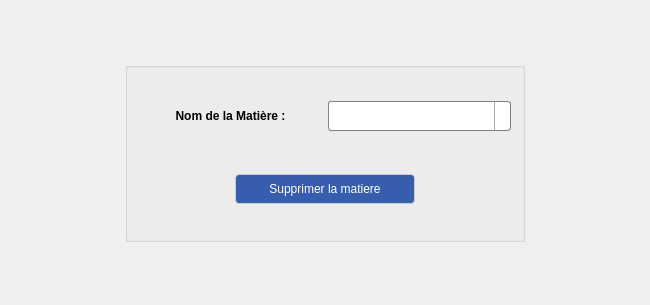
<?xml version="1.0" encoding="UTF-8"?>
<ui version="4.0">
 <class>FenetreSupprimerMatiere</class>
 <widget class="QWidget" name="FenetreSupprimerMatiere">
  <property name="geometry">
   <rect>
    <x>0</x>
    <y>0</y>
    <width>650</width>
    <height>305</height>
   </rect>
  </property>
  <property name="windowTitle">
   <string>FenetreSupprimerMatiere</string>
  </property>
  <property name="styleSheet">
   <string notr="true">QPushButton#boutonSupprimerMatiere {
	font: 75 14pt &quot;Tw Cen MT&quot;;
	border: 1px solid #ccc;
	border-radius: 4px;
	background-color: rgb(55, 94, 173);
	color: #fff;
}

QPushButton#boutonSupprimerMatiere:hover {
	background-color: rgb(47, 80, 147);
}

QMessageBox { 
	font-size: 15px;
 }

QLabel {
	font: 75 10pt &quot;MS Shell Dlg 2&quot;;
	font-weight: bold;
	text-align: center;
}

QComboBox{
     border: 1px solid gray;
     border-radius: 3px;
     padding: 1px 18px 1px 3px;
     min-width: 6em;
 }
 
 QComboBox:!editable, QComboBox::drop-down:editable {
      background: qlineargradient(x1: 0, y1: 0, x2: 0, y2: 1,
                                  stop: 0 #E1E1E1, stop: 0.4 #DDDDDD,
                                  stop: 0.5 #D8D8D8, stop: 1.0 #D3D3D3);
 }

 QComboBox:!editable:on, QComboBox::drop-down:editable:on {
     background: qlineargradient(x1: 0, y1: 0, x2: 0, y2: 1,
                                 stop: 0 #D3D3D3, stop: 0.4 #D8D8D8,
                                 stop: 0.5 #DDDDDD, stop: 1.0 #E1E1E1);
 }
 
 QComboBox:on{
     padding-top: 3px;
     padding-left: 4px;
 }
 
 QComboBox::drop-down {
     subcontrol-origin: padding;
     subcontrol-position: top right;
     width: 15px;
 
     border-left-width: 1px;
     border-left-color: darkgray;
     border-left-style: solid;
     border-top-right-radius: 3px;
     border-bottom-right-radius: 3px;
 }

 QComboBox::down-arrow{
     image: url(:/imgs/images/flecheBas.png);
	 width: 10px;
 }

 QComboBox QAbstractItemView{
     border: 2px solid darkgray;
     selection-background-color: #394da7;
 }</string>
  </property>
  <layout class="QGridLayout" name="gridLayout">
   <item row="0" column="0">
    <spacer name="horizontalSpacer">
     <property name="orientation">
      <enum>Qt::Horizontal</enum>
     </property>
     <property name="sizeType">
      <enum>QSizePolicy::MinimumExpanding</enum>
     </property>
     <property name="sizeHint" stdset="0">
      <size>
       <width>50</width>
       <height>20</height>
      </size>
     </property>
    </spacer>
   </item>
   <item row="0" column="2">
    <spacer name="horizontalSpacer_2">
     <property name="orientation">
      <enum>Qt::Horizontal</enum>
     </property>
     <property name="sizeType">
      <enum>QSizePolicy::MinimumExpanding</enum>
     </property>
     <property name="sizeHint" stdset="0">
      <size>
       <width>50</width>
       <height>20</height>
      </size>
     </property>
    </spacer>
   </item>
   <item row="0" column="1">
    <widget class="QGroupBox" name="groupBoxSupMat">
     <property name="minimumSize">
      <size>
       <width>400</width>
       <height>0</height>
      </size>
     </property>
     <property name="maximumSize">
      <size>
       <width>16777215</width>
       <height>180</height>
      </size>
     </property>
     <property name="title">
      <string/>
     </property>
     <layout class="QHBoxLayout" name="horizontalLayout_3">
      <item>
       <layout class="QVBoxLayout" name="verticalLayout_2">
        <item>
         <layout class="QVBoxLayout" name="verticalLayout">
          <item>
           <layout class="QHBoxLayout" name="horizontalLayout">
            <item>
             <widget class="QLabel" name="labelNomMatiere">
              <property name="text">
               <string>Nom de la Matière :</string>
              </property>
              <property name="alignment">
               <set>Qt::AlignCenter</set>
              </property>
             </widget>
            </item>
            <item>
             <widget class="QComboBox" name="comboBoxNomMatiere">
              <property name="minimumSize">
               <size>
                <width>101</width>
                <height>30</height>
               </size>
              </property>
              <property name="editable">
               <bool>true</bool>
              </property>
             </widget>
            </item>
           </layout>
          </item>
         </layout>
        </item>
        <item>
         <spacer name="verticalSpacer">
          <property name="orientation">
           <enum>Qt::Vertical</enum>
          </property>
          <property name="sizeType">
           <enum>QSizePolicy::Maximum</enum>
          </property>
          <property name="sizeHint" stdset="0">
           <size>
            <width>20</width>
            <height>15</height>
           </size>
          </property>
         </spacer>
        </item>
        <item>
         <layout class="QHBoxLayout" name="horizontalLayout_4">
          <property name="bottomMargin">
           <number>0</number>
          </property>
          <item>
           <spacer name="horizontalSpacer_3">
            <property name="orientation">
             <enum>Qt::Horizontal</enum>
            </property>
            <property name="sizeHint" stdset="0">
             <size>
              <width>40</width>
              <height>20</height>
             </size>
            </property>
           </spacer>
          </item>
          <item>
           <widget class="QPushButton" name="boutonSupprimerMatiere">
            <property name="minimumSize">
             <size>
              <width>180</width>
              <height>30</height>
             </size>
            </property>
            <property name="text">
             <string>Supprimer la matiere</string>
            </property>
           </widget>
          </item>
          <item>
           <spacer name="horizontalSpacer_4">
            <property name="orientation">
             <enum>Qt::Horizontal</enum>
            </property>
            <property name="sizeHint" stdset="0">
             <size>
              <width>40</width>
              <height>20</height>
             </size>
            </property>
           </spacer>
          </item>
         </layout>
        </item>
       </layout>
      </item>
     </layout>
    </widget>
   </item>
  </layout>
 </widget>
 <layoutdefault spacing="6" margin="11"/>
 <resources/>
 <connections/>
</ui>
